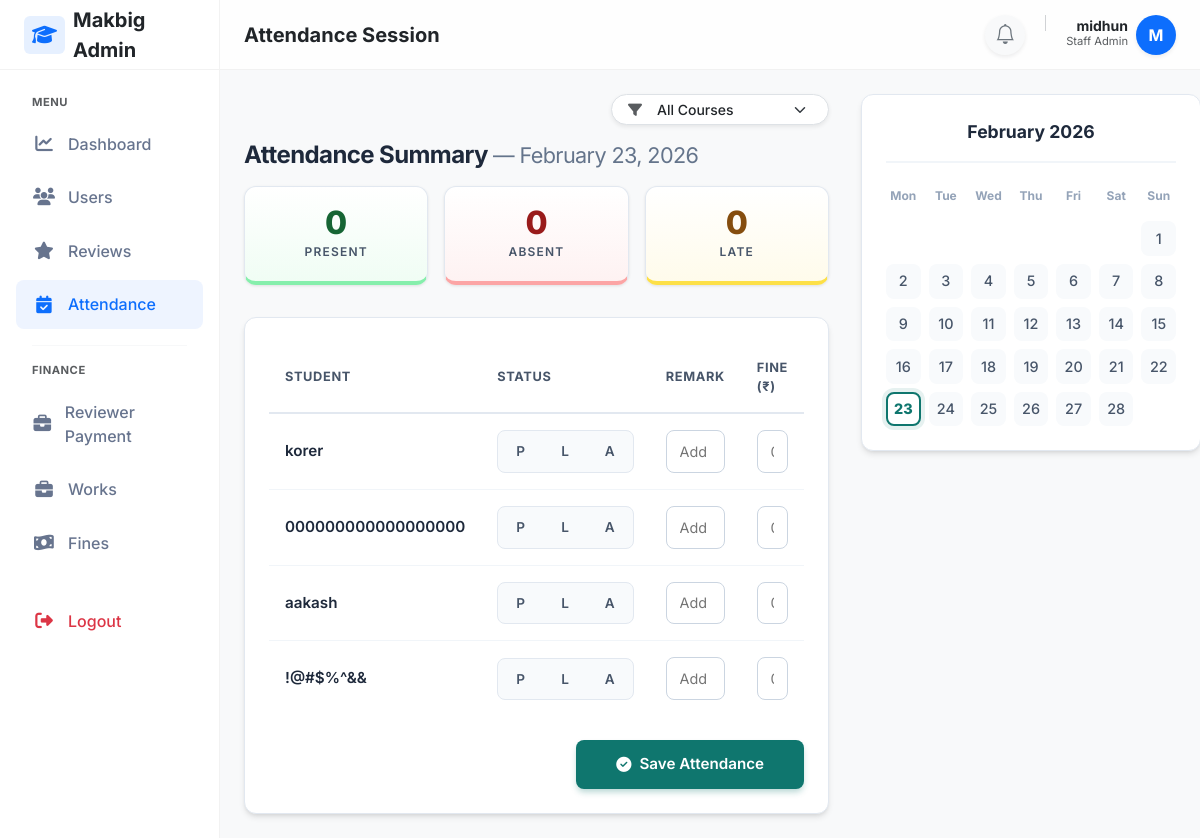
The page /attendance/session/ (signed in) on the database as committed earlier.
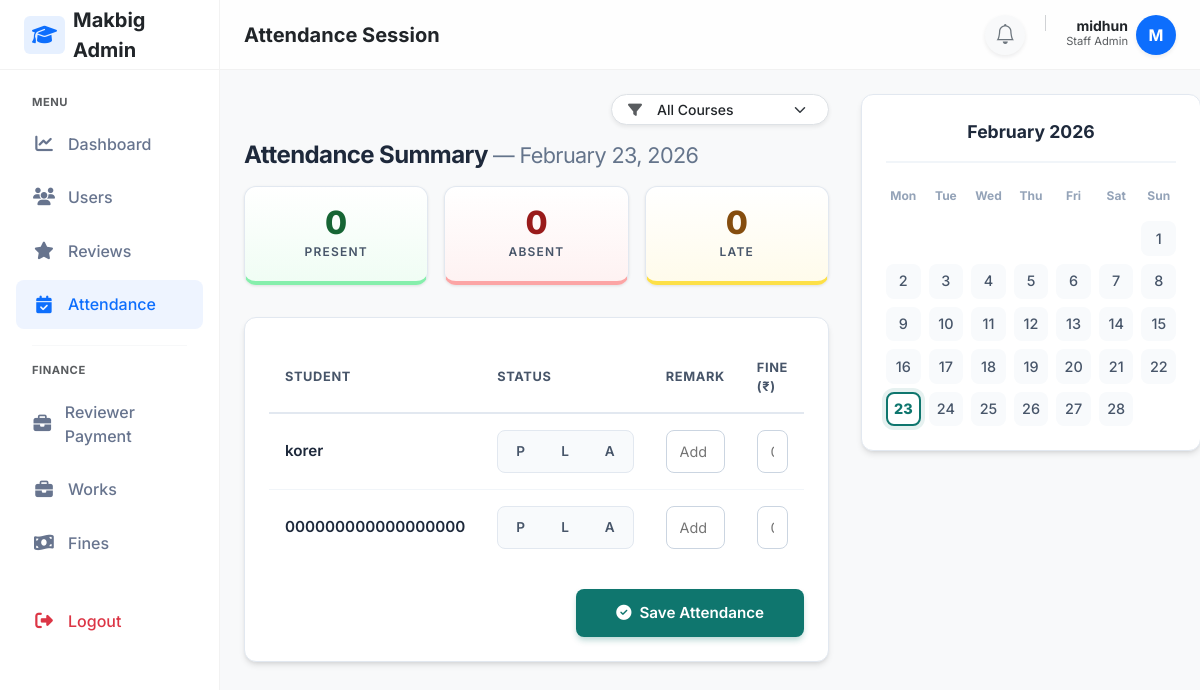
The same page on the database as committed later.
### adminpanel/models.py (models this page shows, shortened)
class StudentProfile(models.Model):
    user=models.OneToOneField(User, on_delete=models.CASCADE)
    course=models.ForeignKey(Course,on_delete=models.PROTECT)
    enrollment_date=models.DateField(auto_now_add=True)
    progress_percent=models.DecimalField(max_digits=5, decimal_places=2, default=0)

class User(AbstractUser):
    email=models.EmailField(unique=True,db_index=True)
    mobile_number = models.CharField(max_length=15, blank=True, null=True)
    is_student=models.BooleanField(default=False)

### attendance/views.py (the view, shortened to what this page needs)
# urls.py: path('session/', views.attendance_session, name='staff_attendance'),
@login_required(login_url='/login/')
def attendance_session(request):
    selected_course = request.GET.get("course")
    date_str = request.GET.get('date')
    if date_str:
        try:
            selected_date = datetime.strptime(date_str, "%Y-%m-%d").date()
        except ValueError:
            selected_date = date.today()
    else:
        selected_date = date.today()
    year = selected_date.year
    month = selected_date.month
    students = StudentProfile.objects.select_related('user', 'course')
    if selected_course:
        students = students.filter(course_id=selected_course)
    existing_attendance = {
        record.student_id: record
        for record in AttendanceRecord.objects.filter(date=selected_date)
    }
    existing_fines = {
        fine.student_id: fine
        for fine in Penalty.objects.filter(
            student__in=students,
            attendance_record__date=selected_date
        )
    }
    day_summary = AttendanceRecord.objects.filter(
        date=selected_date
    ).values('status').annotate(count=Count('id'))
    day_summary_map = {'P': 0, 'A': 0, 'L': 0}
    for item in day_summary:
        day_summary_map[item['status']] = item['count']
    cal = calendar.Calendar(firstweekday=0)
    month_days = cal.monthdatescalendar(year, month)
    month_attendance = AttendanceRecord.objects.filter(
        date__year=year,
        date__month=month
    )
    attendance_map = {}
    for record in month_attendance:
        attendance_map.setdefault(record.date, []).append(record)
    return render(request,'attendance/staff_attendance.html',
        {
            'students': students,
            'courses': Course.objects.all(),
            'selected_date': selected_date,
            'existing_attendance': existing_attendance,
            'existing_fines': existing_fines,
            'day_summary': day_summary_map,
            'month_days': month_days,
            'attendance_map': attendance_map,
        })

### attendance/templatetags/calendar_extras.py (called while the page is built)
@register.filter
def get_item(dictionary, key):
    if dictionary is None:
        return None
    return dictionary.get(key)

@register.filter
def get_day_attendance(attendance_map, day):
    if attendance_map is None:
        return None
    return attendance_map.get(day)

### reviewtickets/context_processors.py (called while the page is built)
def ticket_notifications(request):
    if request.user.is_authenticated and request.user.is_staff:
        count = ReviewTicket.objects.filter(
            status='pending',
            is_seen=False
        ).count()
        return {'ticket_notification_count': count}
    return {}

### templates/attendance/staff_attendance.html (shortened to what the changed rows need)
{% extends "layouts/staff_layout.html" %}
{% load calendar_extras %}
{% block content %}
<div class="attendance-wrapper">
  <div class="attendance-main">
    <div class="attendance-table-wrapper">
      <form method="post">
        <table class="styled-table">
          <thead>
            <tr>
              <th width="25%">Student</th>
              <th width="15%">Status</th>
              <th width="30%">Remark</th>
              <th width="30%">Fine (₹)</th>
            </tr>
          </thead>
          <tbody>
            {% for student in students %}
            {% with existing=existing_attendance|get_item:student.id %}
            {% with fine=existing_fines|get_item:student.id %}
            <tr>
              <td>
                <div class="student-name">{{ student.user.first_name }}</div>
              </td>
              <td>
                <div class="status-pills">
                  <label class="status-radio-label">
                    <span>P</span>
                  </label>
                  <label class="status-radio-label">
                    <span>L</span>
                  </label>
                  <label class="status-radio-label">
                    <span>A</span>
                  </label>
                </div>
              </td>
              <td>
                <input type="text" name="remark_{{ student.id }}" class="form-control-clean" placeholder="Add note..."
                  value="{{ fine.reason|default_if_none:'' }}">
              </td>
              <td>
                <input type="number" name="fine_{{ student.id }}" class="form-control-clean" placeholder="0"
                 min="0" max="10000" inputmode="decimal" value="{{ fine.amount|default_if_none:'' }}">
              </td>
            </tr>
            {% endwith %}
            {% endwith %}
            {% endfor %}
          </tbody>
        </table>
      </form>
    </div>
  </div>
  <div class="right-sidebar">
    <div class="calendar-card">
      <div class="calendar-grid">
        <div class="cal-day-name">Mon</div>
        <div class="cal-day-name">Tue</div>
        <div class="cal-day-name">Wed</div>
        <div class="cal-day-name">Thu</div>
        <div class="cal-day-name">Fri</div>
        <div class="cal-day-name">Sat</div>
        <div class="cal-day-name">Sun</div>
        {% for week in month_days %}
        {% for day in week %}
        {% if day.month == selected_date.month %}
        {% with has_att=attendance_map|get_day_attendance:day %}
        <a href="?date={{ day|date:'Y-m-d' }}"
          class="cal-day {% if day == selected_date %}selected{% endif %} {% if has_att %}has-attendance{% endif %}"
          title="{% if has_att %}Attendance Marked{% else %}No Record{% endif %}">
          {{ day.day }}
        </a>
        {% endwith %}
        {% else %}
        <div class="cal-day muted"></div>
        {% endif %}
        {% endfor %}
        {% endfor %}
      </div>
    </div>
  </div>
</div>
{% endblock %}

Rows that differ between the two databases and show on the page:
removed StudentProfile: user.first_name "aakash"
removed StudentProfile: user.first_name "!@#$%^&&"
